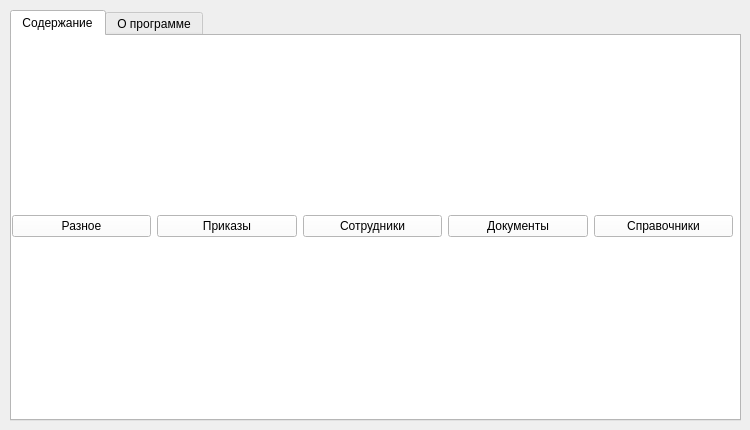
      <widget class="QWidget" name="inquiryTab">
       <attribute name="title">
        <string>Справка</string>
       </attribute>
       <widget class="QTabWidget" name="tabWidget_2">
        <property name="geometry">
         <rect>
          <x>10</x>
          <y>10</y>
          <width>731</width>
          <height>411</height>
         </rect>
        </property>
        <property name="palette">
         <palette>
          <active>
           <colorrole role="WindowText">
            <brush brushstyle="SolidPattern">
             <color alpha="255">
              <red>0</red>
              <green>0</green>
              <blue>0</blue>
             </color>
            </brush>
           </colorrole>
           <colorrole role="Button">
            <brush brushstyle="SolidPattern">
             <color alpha="255">
              <red>255</red>
              <green>255</green>
              <blue>255</blue>
             </color>
            </brush>
           </colorrole>
           <colorrole role="Light">
            <brush brushstyle="SolidPattern">
             <color alpha="255">
              <red>255</red>
              <green>255</green>
              <blue>255</blue>
             </color>
            </brush>
           </colorrole>
           <colorrole role="Midlight">
            <brush brushstyle="SolidPattern">
             <color alpha="255">
              <red>255</red>
              <green>255</green>
              <blue>255</blue>
             </color>
            </brush>
           </colorrole>
           <colorrole role="Dark">
            <brush brushstyle="SolidPattern">
             <color alpha="255">
              <red>127</red>
              <green>127</green>
              <blue>127</blue>
             </color>
            </brush>
           </colorrole>
           <colorrole role="Mid">
            <brush brushstyle="SolidPattern">
             <color alpha="255">
              <red>170</red>
              <green>170</green>
              <blue>170</blue>
             </color>
            </brush>
           </colorrole>
           <colorrole role="Text">
            <brush brushstyle="SolidPattern">
             <color alpha="255">
              <red>0</red>
              <green>0</green>
              <blue>0</blue>
             </color>
            </brush>
           </colorrole>
           <colorrole role="BrightText">
            <brush brushstyle="SolidPattern">
             <color alpha="255">
              <red>255</red>
              <green>255</green>
              <blue>255</blue>
             </color>
            </brush>
           </colorrole>
           <colorrole role="ButtonText">
            <brush brushstyle="SolidPattern">
             <color alpha="255">
              <red>0</red>
              <green>0</green>
              <blue>0</blue>
             </color>
            </brush>
           </colorrole>
           <colorrole role="Base">
            <brush brushstyle="SolidPattern">
             <color alpha="255">
              <red>255</red>
              <green>255</green>
              <blue>255</blue>
             </color>
            </brush>
           </colorrole>
           <colorrole role="Window">
            <brush brushstyle="SolidPattern">
             <color alpha="255">
              <red>255</red>
              <green>255</green>
              <blue>255</blue>
             </color>
            </brush>
           </colorrole>
           <colorrole role="Shadow">
            <brush brushstyle="SolidPattern">
             <color alpha="255">
              <red>0</red>
              <green>0</green>
              <blue>0</blue>
             </color>
            </brush>
           </colorrole>
           <colorrole role="AlternateBase">
            <brush brushstyle="SolidPattern">
             <color alpha="255">
              <red>255</red>
              <green>255</green>
              <blue>255</blue>
             </color>
            </brush>
           </colorrole>
           <colorrole role="ToolTipBase">
            <brush brushstyle="SolidPattern">
             <color alpha="255">
              <red>255</red>
              <green>255</green>
              <blue>220</blue>
             </color>
            </brush>
           </colorrole>
           <colorrole role="ToolTipText">
            <brush brushstyle="SolidPattern">
             <color alpha="255">
              <red>0</red>
              <green>0</green>
              <blue>0</blue>
             </color>
            </brush>
           </colorrole>
           <colorrole role="PlaceholderText">
            <brush brushstyle="SolidPattern">
             <color alpha="127">
              <red>0</red>
              <green>0</green>
              <blue>0</blue>
             </color>
            </brush>
           </colorrole>
           <colorrole role="Accent">
            <brush brushstyle="SolidPattern">
             <color alpha="255">
              <red>255</red>
              <green>255</green>
              <blue>255</blue>
             </color>
            </brush>
           </colorrole>
          </active>
          <inactive>
           <colorrole role="WindowText">
            <brush brushstyle="SolidPattern">
             <color alpha="255">
              <red>0</red>
              <green>0</green>
              <blue>0</blue>
             </color>
            </brush>
           </colorrole>
           <colorrole role="Button">
            <brush brushstyle="SolidPattern">
             <color alpha="255">
              <red>255</red>
              <green>255</green>
              <blue>255</blue>
             </color>
            </brush>
           </colorrole>
           <colorrole role="Light">
            <brush brushstyle="SolidPattern">
             <color alpha="255">
              <red>255</red>
              <green>255</green>
              <blue>255</blue>
             </color>
            </brush>
           </colorrole>
           <colorrole role="Midlight">
            <brush brushstyle="SolidPattern">
             <color alpha="255">
              <red>255</red>
              <green>255</green>
              <blue>255</blue>
             </color>
            </brush>
           </colorrole>
           <colorrole role="Dark">
            <brush brushstyle="SolidPattern">
             <color alpha="255">
              <red>127</red>
              <green>127</green>
              <blue>127</blue>
             </color>
            </brush>
           </colorrole>
           <colorrole role="Mid">
            <brush brushstyle="SolidPattern">
             <color alpha="255">
              <red>170</red>
              <green>170</green>
              <blue>170</blue>
             </color>
            </brush>
           </colorrole>
           <colorrole role="Text">
            <brush brushstyle="SolidPattern">
             <color alpha="255">
              <red>0</red>
              <green>0</green>
              <blue>0</blue>
             </color>
            </brush>
           </colorrole>
           <colorrole role="BrightText">
            <brush brushstyle="SolidPattern">
             <color alpha="255">
              <red>255</red>
              <green>255</green>
              <blue>255</blue>
             </color>
            </brush>
           </colorrole>
           <colorrole role="ButtonText">
            <brush brushstyle="SolidPattern">
             <color alpha="255">
              <red>0</red>
              <green>0</green>
              <blue>0</blue>
             </color>
            </brush>
           </colorrole>
           <colorrole role="Base">
            <brush brushstyle="SolidPattern">
             <color alpha="255">
              <red>255</red>
              <green>255</green>
              <blue>255</blue>
             </color>
            </brush>
           </colorrole>
           <colorrole role="Window">
            <brush brushstyle="SolidPattern">
             <color alpha="255">
              <red>255</red>
              <green>255</green>
              <blue>255</blue>
             </color>
            </brush>
           </colorrole>
           <colorrole role="Shadow">
            <brush brushstyle="SolidPattern">
             <color alpha="255">
              <red>0</red>
              <green>0</green>
              <blue>0</blue>
             </color>
            </brush>
           </colorrole>
           <colorrole role="AlternateBase">
            <brush brushstyle="SolidPattern">
             <color alpha="255">
              <red>255</red>
              <green>255</green>
              <blue>255</blue>
             </color>
            </brush>
           </colorrole>
           <colorrole role="ToolTipBase">
            <brush brushstyle="SolidPattern">
             <color alpha="255">
              <red>255</red>
              <green>255</green>
              <blue>220</blue>
             </color>
            </brush>
           </colorrole>
           <colorrole role="ToolTipText">
            <brush brushstyle="SolidPattern">
             <color alpha="255">
              <red>0</red>
              <green>0</green>
              <blue>0</blue>
             </color>
            </brush>
           </colorrole>
           <colorrole role="PlaceholderText">
            <brush brushstyle="SolidPattern">
             <color alpha="127">
              <red>0</red>
              <green>0</green>
              <blue>0</blue>
             </color>
            </brush>
           </colorrole>
           <colorrole role="Accent">
            <brush brushstyle="SolidPattern">
             <color alpha="255">
              <red>255</red>
              <green>255</green>
              <blue>255</blue>
             </color>
            </brush>
           </colorrole>
          </inactive>
          <disabled>
           <colorrole role="WindowText">
            <brush brushstyle="SolidPattern">
             <color alpha="255">
              <red>127</red>
              <green>127</green>
              <blue>127</blue>
             </color>
            </brush>
           </colorrole>
           <colorrole role="Button">
            <brush brushstyle="SolidPattern">
             <color alpha="255">
              <red>255</red>
              <green>255</green>
              <blue>255</blue>
             </color>
            </brush>
           </colorrole>
           <colorrole role="Light">
            <brush brushstyle="SolidPattern">
             <color alpha="255">
              <red>255</red>
              <green>255</green>
              <blue>255</blue>
             </color>
            </brush>
           </colorrole>
           <colorrole role="Midlight">
            <brush brushstyle="SolidPattern">
             <color alpha="255">
              <red>255</red>
              <green>255</green>
              <blue>255</blue>
             </color>
            </brush>
           </colorrole>
           <colorrole role="Dark">
            <brush brushstyle="SolidPattern">
             <color alpha="255">
              <red>127</red>
              <green>127</green>
              <blue>127</blue>
             </color>
            </brush>
           </colorrole>
           <colorrole role="Mid">
            <brush brushstyle="SolidPattern">
             <color alpha="255">
              <red>170</red>
              <green>170</green>
              <blue>170</blue>
             </color>
            </brush>
           </colorrole>
           <colorrole role="Text">
            <brush brushstyle="SolidPattern">
             <color alpha="255">
              <red>127</red>
              <green>127</green>
              <blue>127</blue>
             </color>
            </brush>
           </colorrole>
           <colorrole role="BrightText">
            <brush brushstyle="SolidPattern">
             <color alpha="255">
              <red>255</red>
              <green>255</green>
              <blue>255</blue>
             </color>
            </brush>
           </colorrole>
           <colorrole role="ButtonText">
            <brush brushstyle="SolidPattern">
             <color alpha="255">
              <red>127</red>
              <green>127</green>
              <blue>127</blue>
             </color>
            </brush>
           </colorrole>
           <colorrole role="Base">
            <brush brushstyle="SolidPattern">
             <color alpha="255">
              <red>255</red>
              <green>255</green>
              <blue>255</blue>
             </color>
            </brush>
           </colorrole>
           <colorrole role="Window">
            <brush brushstyle="SolidPattern">
             <color alpha="255">
              <red>255</red>
              <green>255</green>
              <blue>255</blue>
             </color>
            </brush>
           </colorrole>
           <colorrole role="Shadow">
            <brush brushstyle="SolidPattern">
             <color alpha="255">
              <red>0</red>
              <green>0</green>
              <blue>0</blue>
             </color>
            </brush>
           </colorrole>
           <colorrole role="AlternateBase">
            <brush brushstyle="SolidPattern">
             <color alpha="255">
              <red>255</red>
              <green>255</green>
              <blue>255</blue>
             </color>
            </brush>
           </colorrole>
           <colorrole role="ToolTipBase">
            <brush brushstyle="SolidPattern">
             <color alpha="255">
              <red>255</red>
              <green>255</green>
              <blue>220</blue>
             </color>
            </brush>
           </colorrole>
           <colorrole role="ToolTipText">
            <brush brushstyle="SolidPattern">
             <color alpha="255">
              <red>0</red>
              <green>0</green>
              <blue>0</blue>
             </color>
            </brush>
           </colorrole>
           <colorrole role="PlaceholderText">
            <brush brushstyle="SolidPattern">
             <color alpha="127">
              <red>127</red>
              <green>127</green>
              <blue>127</blue>
             </color>
            </brush>
           </colorrole>
           <colorrole role="Accent">
            <brush brushstyle="SolidPattern">
             <color alpha="255">
              <red>255</red>
              <green>255</green>
              <blue>255</blue>
             </color>
            </brush>
           </colorrole>
          </disabled>
         </palette>
        </property>
        <property name="currentIndex">
         <number>0</number>
        </property>
        <widget class="QWidget" name="tab_7">
         <attribute name="title">
          <string>Содержание</string>
         </attribute>
         <widget class="QWidget" name="layoutWidget">
          <property name="geometry">
           <rect>
            <x>0</x>
            <y>10</y>
            <width>721</width>
            <height>361</height>
           </rect>
          </property>
          <layout class="QHBoxLayout" name="horizontalLayout">
           <item>
            <widget class="QPushButton" name="sundryButton">
             <property name="text">
              <string>Разное</string>
             </property>
            </widget>
           </item>
           <item>
            <widget class="QPushButton" name="employeesButton">
             <property name="text">
              <string>Приказы</string>
             </property>
            </widget>
           </item>
           <item>
            <widget class="QPushButton" name="ordersButton">
             <property name="text">
              <string>Сотрудники</string>
             </property>
            </widget>
           </item>
           <item>
            <widget class="QPushButton" name="documentsButton">
             <property name="text">
              <string>Документы</string>
             </property>
            </widget>
           </item>
           <item>
            <widget class="QPushButton" name="directoriesButton">
             <property name="text">
              <string>Справочники</string>
             </property>
            </widget>
           </item>
          </layout>
         </widget>
        </widget>
        <widget class="QWidget" name="tab_8">
         <attribute name="title">
          <string>О программе</string>
         </attribute>
         <widget class="QLabel" name="label">
          <property name="geometry">
           <rect>
            <x>0</x>
            <y>0</y>
            <width>411</width>
            <height>21</height>
           </rect>
          </property>
          <property name="text">
           <string>Программа выполнена студентом НГТУ Шаталовым М. Р.</string>
          </property>
         </widget>
        </widget>
       </widget>
      </widget>
